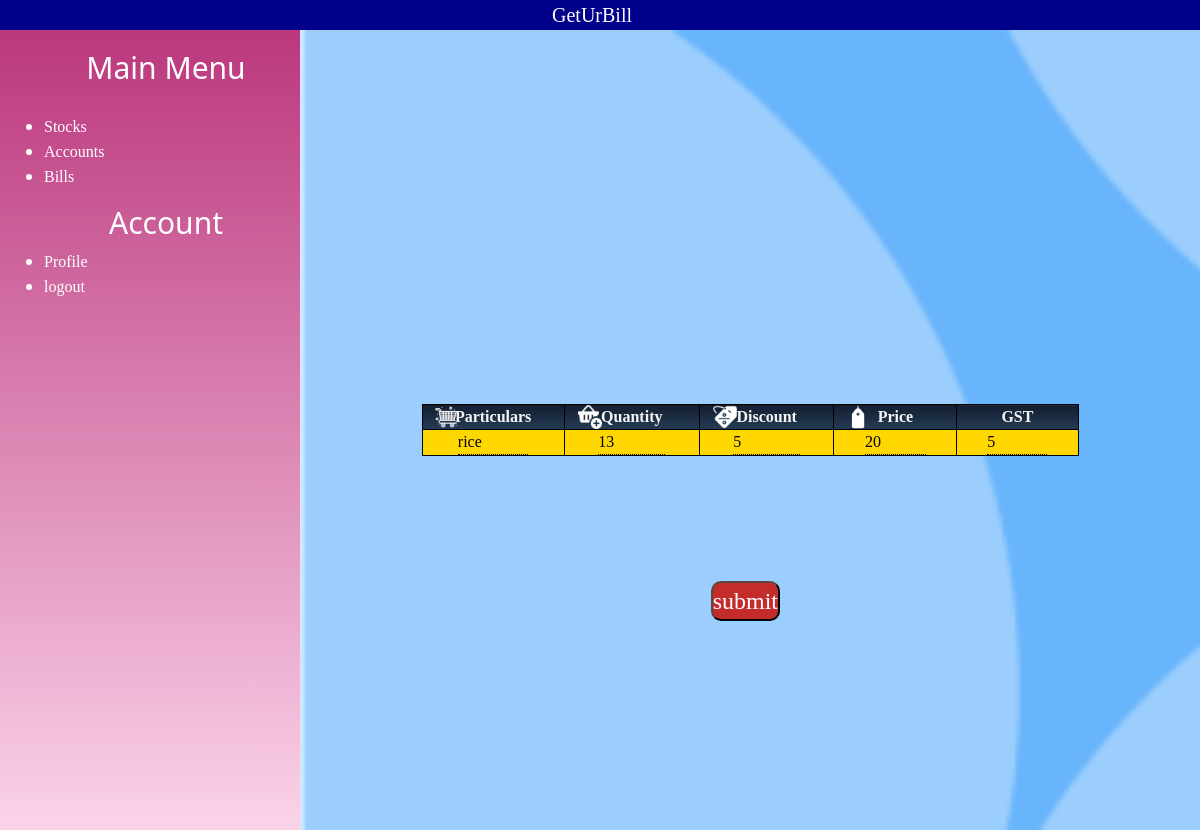
Page /edit/2 on the committed database.
### GetUrBill/models.py (models this page shows, shortened)
class Items(models.Model):
    item_id=models.BigAutoField(primary_key=True)
    user=models.ForeignKey(Accounts,on_delete=CASCADE)
    item_name=models.CharField(max_length=100)
    quantity=models.IntegerField(default=0)
    selling_price=models.IntegerField(default=0)
    GST=models.IntegerField(default=9)
    discount=models.IntegerField(default=0)

### GetUrBill/views.py (the view, shortened to what this page needs)
# urls.py: path("edit/<str:k>",views.edit,name="edit"),
def edit(request,k):
    i=Items.objects.all().filter(item_id =int(k)).first()
    context={"item":i}
    if i:
        return render (request ,"edit.html",context)
    else:
        return redirect("/dashboard/")

### templates/edit.html (shortened to what this page needs)
{% extends "sidebar.html" %}
{% load static %}
{% block link %}
<link rel="stylesheet" href="{% static 'edit.css' %}">{% endblock link %}
    {% block body %}
    <div class="form">
    <form action="/edit/{{item.item_id}}" method="post">
        <table>
        <tr>
            <th>Particulars</th>
            <th>Quantity</th>
            <th>Discount</th>
            <th>Price</th>
            <th>GST</th>
          </tr>
        <tr>
        <td><input type="text" name="item_name" id="Particulars" value="{{item.item_name}}" required></td>
        <td><input type="number" name="quantity" id="quantity"  value="{{item.quantity}}"required></td>
        <td><input type="number" name="discount" id="discount"  value="{{item.discount}}"required></td>
        <td><input type="number" name="price" id="price"  value="{{item.selling_price}}" required></td>
        <td><input type="number" name="gst" id="gst"  value="{{item.GST}}"required></td>
        </tr>
    </table>
    <button>submit</button>
    </form>
</div>
</div>
    {% endblock body %}

### GetUrBill/static/sidebar.css (style rules this page uses)
* { margin: 0px; padding: 0px; }
body { width: 100%; }

### GetUrBill/static/edit.css (style rules this page uses)
.form { width: inherit; display: flex; align-items: center; justify-content: space-between; flex-wrap: wrap; flex-direction: column; color: black; }
.form input { width:50%; background-color: gold; }
.form td { font-family: 'Times New Roman'; background-color: gold; color: black; }
.form button { position: absolute; top: 70%; background-color: rgb(196, 44, 44); border-color: rgb(8, 6, 6); border: 5% auto; tab-size: 50%; font-size: x-large; font-family: Georgia, Times, 'Times New Roman', serif; border-radius: 10px; right: 35%; color: white; }
.form th:nth-child(1) { background: url('particulars.png'),linear-gradient(180deg,#141e30, #243b55); background-size: contain; background-position-x: 10%; image-resolution: 225px; object-fit: contain; background-repeat: no-repeat; }
.form th:nth-child(2) { background: url('quantity.png'),linear-gradient(180deg,#141e30, #243b55); background-size: contain; background-position-x: 12%; image-resolution: 225px; object-fit: contain; background-repeat: no-repeat; }
.form th:nth-child(3) { background: url('discount.png'),linear-gradient(180deg,#141e30, #243b55); background-size: contain; background-position-x: 12%; image-resolution: 225px; object-fit: contain; background-repeat: no-repeat; }
.form th:nth-child(4) { background: url('price.png'),linear-gradient(180deg,#141e30, #243b55); background-size: contain; background-position-x: 12%; justify-content: left; image-resolution: 225px; object-fit: contain; background-repeat: no-repeat; }

### GetUrBill/static/dashboard.css (style rules this page uses)
table { width: 100%; }
input { border:none; border-bottom: 1px dotted black; width: 210px; }
tr,td,th { border: 1px solid black; align-items: center; text-align: center; }
th { background-image: linear-gradient(180deg,#141e30, #243b55); font-family: 'Times New Roman'; color:whitesmoke; align-items: center; justify-content: center; }

### rows in the picture
Items: item_name "rice", quantity "13", discount "5", price "20", gst "5"
